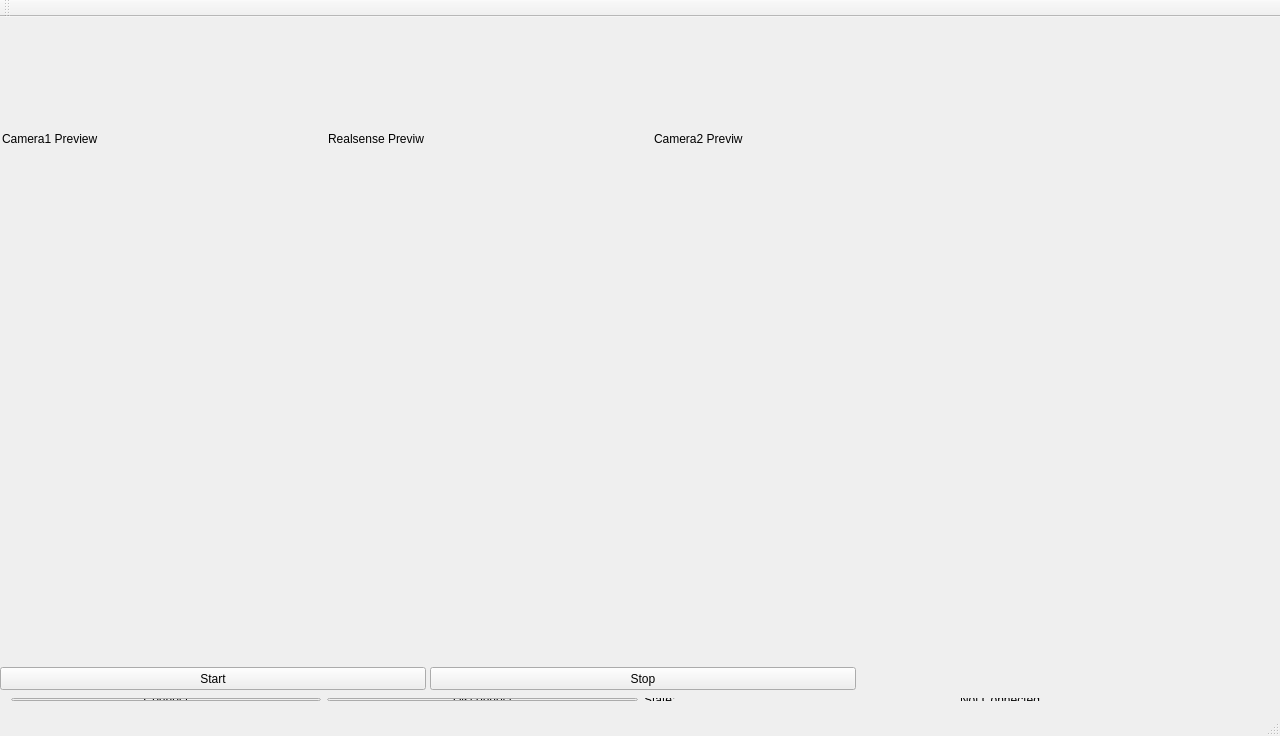
<?xml version="1.0" encoding="UTF-8"?>
<ui version="4.0">
 <class>MainWindow</class>
 <widget class="QMainWindow" name="MainWindow">
  <property name="geometry">
   <rect>
    <x>0</x>
    <y>0</y>
    <width>1280</width>
    <height>736</height>
   </rect>
  </property>
  <property name="sizePolicy">
   <sizepolicy hsizetype="Fixed" vsizetype="Fixed">
    <horstretch>0</horstretch>
    <verstretch>0</verstretch>
   </sizepolicy>
  </property>
  <property name="windowTitle">
   <string>Dataset Collector by Xin Zhang Lab</string>
  </property>
  <property name="autoFillBackground">
   <bool>true</bool>
  </property>
  <widget class="QWidget" name="centralWidget">
   <widget class="QPushButton" name="startButton">
    <property name="geometry">
     <rect>
      <x>0</x>
      <y>650</y>
      <width>426</width>
      <height>23</height>
     </rect>
    </property>
    <property name="text">
     <string>Start</string>
    </property>
   </widget>
   <widget class="QPushButton" name="stopButton">
    <property name="geometry">
     <rect>
      <x>430</x>
      <y>650</y>
      <width>426</width>
      <height>23</height>
     </rect>
    </property>
    <property name="text">
     <string>Stop</string>
    </property>
   </widget>
   <widget class="QWidget" name="horizontalLayoutWidget">
    <property name="geometry">
     <rect>
      <x>0</x>
      <y>670</y>
      <width>1281</width>
      <height>25</height>
     </rect>
    </property>
    <layout class="QHBoxLayout" name="horizontalLayout">
     <item>
      <widget class="QPushButton" name="connectButton">
       <property name="text">
        <string>Connect</string>
       </property>
      </widget>
     </item>
     <item>
      <widget class="QPushButton" name="disconnectButton">
       <property name="text">
        <string>Disconnect</string>
       </property>
      </widget>
     </item>
     <item>
      <widget class="QLabel" name="state_label">
       <property name="text">
        <string>State: </string>
       </property>
      </widget>
     </item>
     <item>
      <widget class="QLabel" name="state">
       <property name="text">
        <string>Not Connected</string>
       </property>
      </widget>
     </item>
    </layout>
   </widget>
   <widget class="QWidget" name="horizontalLayoutWidget_2">
    <property name="geometry">
     <rect>
      <x>0</x>
      <y>0</y>
      <width>1281</width>
      <height>441</height>
     </rect>
    </property>
    <layout class="QHBoxLayout" name="previewLayout">
     <property name="sizeConstraint">
      <enum>QLayout::SetFixedSize</enum>
     </property>
     <property name="leftMargin">
      <number>2</number>
     </property>
     <property name="topMargin">
      <number>2</number>
     </property>
     <property name="rightMargin">
      <number>2</number>
     </property>
     <property name="bottomMargin">
      <number>2</number>
     </property>
     <item>
      <widget class="QLabel" name="label">
       <property name="minimumSize">
        <size>
         <width>320</width>
         <height>240</height>
        </size>
       </property>
       <property name="maximumSize">
        <size>
         <width>320</width>
         <height>240</height>
        </size>
       </property>
       <property name="baseSize">
        <size>
         <width>320</width>
         <height>240</height>
        </size>
       </property>
       <property name="text">
        <string>Camera1 Preview</string>
       </property>
      </widget>
     </item>
     <item>
      <widget class="QLabel" name="label_2">
       <property name="minimumSize">
        <size>
         <width>320</width>
         <height>240</height>
        </size>
       </property>
       <property name="maximumSize">
        <size>
         <width>320</width>
         <height>240</height>
        </size>
       </property>
       <property name="baseSize">
        <size>
         <width>320</width>
         <height>240</height>
        </size>
       </property>
       <property name="text">
        <string>Realsense Previw</string>
       </property>
      </widget>
     </item>
     <item>
      <widget class="QLabel" name="label_3">
       <property name="minimumSize">
        <size>
         <width>320</width>
         <height>240</height>
        </size>
       </property>
       <property name="maximumSize">
        <size>
         <width>320</width>
         <height>240</height>
        </size>
       </property>
       <property name="baseSize">
        <size>
         <width>320</width>
         <height>240</height>
        </size>
       </property>
       <property name="text">
        <string>Camera2 Previw</string>
       </property>
      </widget>
     </item>
    </layout>
   </widget>
  </widget>
  <widget class="QToolBar" name="mainToolBar">
   <attribute name="toolBarArea">
    <enum>TopToolBarArea</enum>
   </attribute>
   <attribute name="toolBarBreak">
    <bool>false</bool>
   </attribute>
  </widget>
  <widget class="QStatusBar" name="statusBar"/>
 </widget>
 <layoutdefault spacing="6" margin="11"/>
 <resources/>
 <connections/>
</ui>
